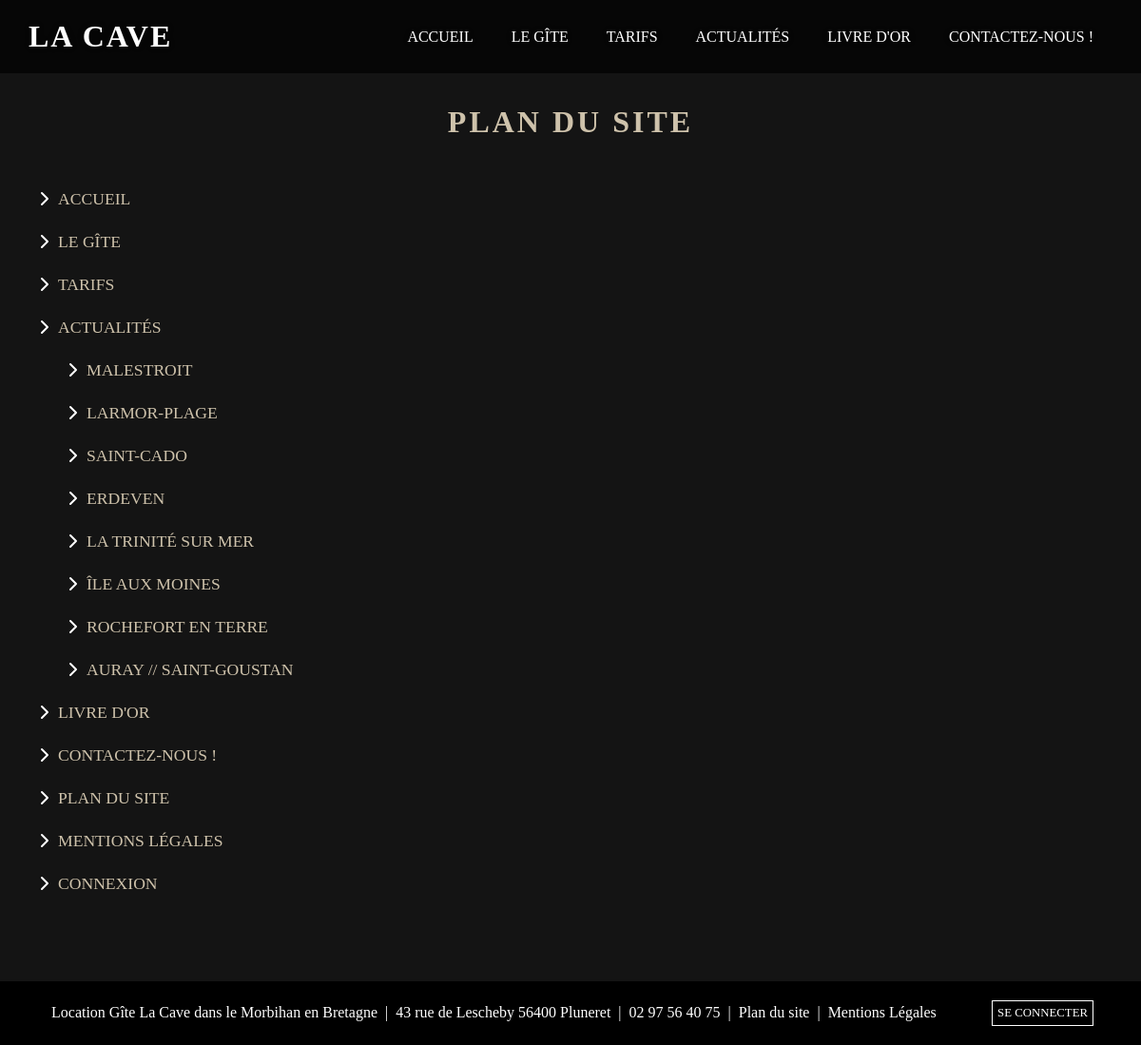
The page /index.php?action=planDuSite on the database its author committed.
### tables this page shows
CREATE TABLE `articles` (
  `id` bigint(20) UNSIGNED NOT NULL,
  `title` varchar(255) DEFAULT NULL,
  `content` text DEFAULT NULL,
  `description_articles` varchar(100) DEFAULT NULL,
  `titre_img_articles` varchar(255) DEFAULT 'Modifier le titre de l image',
  `image_articles` varchar(255) DEFAULT 'app/public/front/images/articles/article-morbihan-bretagne.webp',
  `idarticlesusers` int(11) UNSIGNED NOT NULL
);

### app/Controllers/Front/FrontController.php (called while the page is built, shortened)
<?php
class FrontController{
    function planDuSite(){
        $articlesPlan = new \Project\Models\ArticleManager();
        $allArticlesPlan = $articlesPlan->planDuSite();
        require 'app/views/front/planDuSite.php';
    }
}

### app/Models/ArticleManager.php (called while the page is built, shortened)
<?php
class ArticleManager extends Manager{
    public function planDuSite(){
        $bdd = $this->bdConnect();
        $req = $bdd->query("SELECT * FROM articles ORDER BY id DESC");
        return $req;
    }
}

### app/views/front/planDuSite.php (the view, shortened to what this page needs)
    <section class="taille_1170 bloc_titre_general">
        <h1 class="marge_h1">Plan du site</h1>
        <div class="bloc_lien_planDuSite">
            <img src="app/public/front/images/icones/chevron-gite-pluneret.svg" alt="Localisation du gîte La Cave"
        class="svg_planDuSite">
            <p><a href="./" title="Accueil - La Cave">Accueil</a></p>
        </div>
        <div class="bloc_lien_planDuSite">
            <img src="app/public/front/images/icones/chevron-gite-pluneret.svg" alt="Localisation du gîte La Cave"
        class="svg_planDuSite">
            <p><a href="index.php?action=legite" title="Le Gîte - La Cave">Le gîte</a></p>
        </div>
        <div class="bloc_lien_planDuSite">
            <img src="app/public/front/images/icones/chevron-gite-pluneret.svg" alt="Localisation du gîte La Cave"
        class="svg_planDuSite">
            <p><a href="index.php?action=tarifs" title="Tarifs - La Cave">Tarifs</a></p>
        </div>
        <div class="bloc_lien_planDuSite">
            <img src="app/public/front/images/icones/chevron-gite-pluneret.svg" alt="Localisation du gîte La Cave"
        class="svg_planDuSite">
            <p><a href="index.php?action=actualites" title="Actualités - La Cave">Actualités</a></p>
        </div>
        <?php foreach($allArticlesPlan as $allArticlePlan){ ?>
            <div class="bloc_lien_planDuSite bloc_lien_actus">
                <img src="app/public/front/images/icones/chevron-gite-pluneret.svg" alt="Localisation du gîte La Cave"
        class="svg_planDuSite">
                <p><a href="index.php?action=actualitesSingle&id=<?= $allArticlePlan['id'] ?>" title="<?= $allArticlePlan['title'] ?>"><?= $allArticlePlan['title'] ?></a></p>
            </div>
        <?php } ?>
        <div class="bloc_lien_planDuSite">
            <img src="app/public/front/images/icones/chevron-gite-pluneret.svg" alt="Localisation du gîte La Cave"
        class="svg_planDuSite">
            <p><a href="index.php?action=livredor" title="Livre d'or - La Cave">Livre d'or</a></p>
        </div>
        <div class="bloc_lien_planDuSite">
            <img src="app/public/front/images/icones/chevron-gite-pluneret.svg" alt="Localisation du gîte La Cave"
        class="svg_planDuSite">
            <p><a href="index.php?action=contactezNous" title="Contactez-Nous - La Cave">Contactez-nous !</a></p>
        </div>
        <div class="bloc_lien_planDuSite">
            <img src="app/public/front/images/icones/chevron-gite-pluneret.svg" alt="Localisation du gîte La Cave"
        class="svg_planDuSite">
            <p><a href="index.php?action=planDuSite" title="Plan du site - La Cave">Plan du site</a></p>
        </div>
        <div class="bloc_lien_planDuSite">
            <img src="app/public/front/images/icones/chevron-gite-pluneret.svg" alt="Localisation du gîte La Cave"
        class="svg_planDuSite">
            <p><a href="index.php?action=mentionsLegales" title="Mentions Légales - La Cave">Mentions Légales</a></p>
        </div>
        <div class="bloc_lien_planDuSite">
            <img src="app/public/front/images/icones/chevron-gite-pluneret.svg" alt="Localisation du gîte La Cave"
        class="svg_planDuSite">
            <p><a href="administration.php?action=connexionAdministration" title="Connexion - La Cave">Connexion</a></p>
        </div>
    </section>
<?php require 'templates/template.php'; ?>

### app/public/front/css/style.css (style rules this page uses)
:root { --blanc-color: #fff; --noir-color: #000; --rouge-color: #ff0000; --vert-color: #49AB44; --fd-body-marron-color: #141414; --gen_beige-clair-color: #cec2ab; --beige-fonce-color: #b5a992; --fd-menu-beige: #ae9978; --gris-fonce-color: #444; --gris-clair-color: #e0e0e0; --fd-card-actus-gris-color: #f0f0f0; --champ-contact-color: rgba(0, 0, 0, 0); --champ-contact-hover-color: rgba(0, 0, 0, 0.1); --fd-slide-noir-opac: rgba(0,0,0,0.8); --fd-menu-noir-opac:rgba(0,0,0,0.7); --fd-parallax-noir-opac: rgba(0, 0, 0, 1); --fd-bloc-erreur: rgba(255,59,10,0.5); }
* { margin: 0; padding: 0; box-sizing: border-box; font-family: 'Times New Roman', Times, serif; }
body { background-color: var(--fd-body-marron-color); color: var(--gen_beige-clair-color); display: flex; flex-direction: column; min-height: 100vh; }
.taille_1170 { max-width: 1170px; width: 100%; margin: 0 auto; }
.bloc_titre_general { text-align: center; margin-top: 110px; margin-bottom: 50px; }
.bloc_titre_general h1 { font-size: 2rem; text-transform: uppercase; letter-spacing: 3px; font-family: cinzel; }
.marge_h1 { margin-bottom: 50px; }
.bloc_titre_general p { font-size: 1.1rem; margin: 5px; }
.bloc_lien_planDuSite { display: flex; margin: 20px; }
.bloc_lien_planDuSite p { margin: 2px; }
.bloc_lien_planDuSite a { color: var(--gen_beige-clair-color); text-transform: uppercase; text-decoration: none; }
.svg_planDuSite { width: 1.5rem; height: 1.5rem; filter: invert(1) sepia(0) saturate(5) hue-rotate(175deg); }
.bloc_lien_actus { margin-left: 50px; }

### rows shown on the page
articles: title "MALESTROIT"
articles: title "LARMOR-PLAGE"
articles: title "SAINT-CADO"
articles: title "ERDEVEN"
articles: title "LA TRINITÉ SUR MER"
articles: title "ÎLE AUX MOINES"
articles: title "ROCHEFORT EN TERRE"
articles: title "AURAY // SAINT-GOUSTAN"
